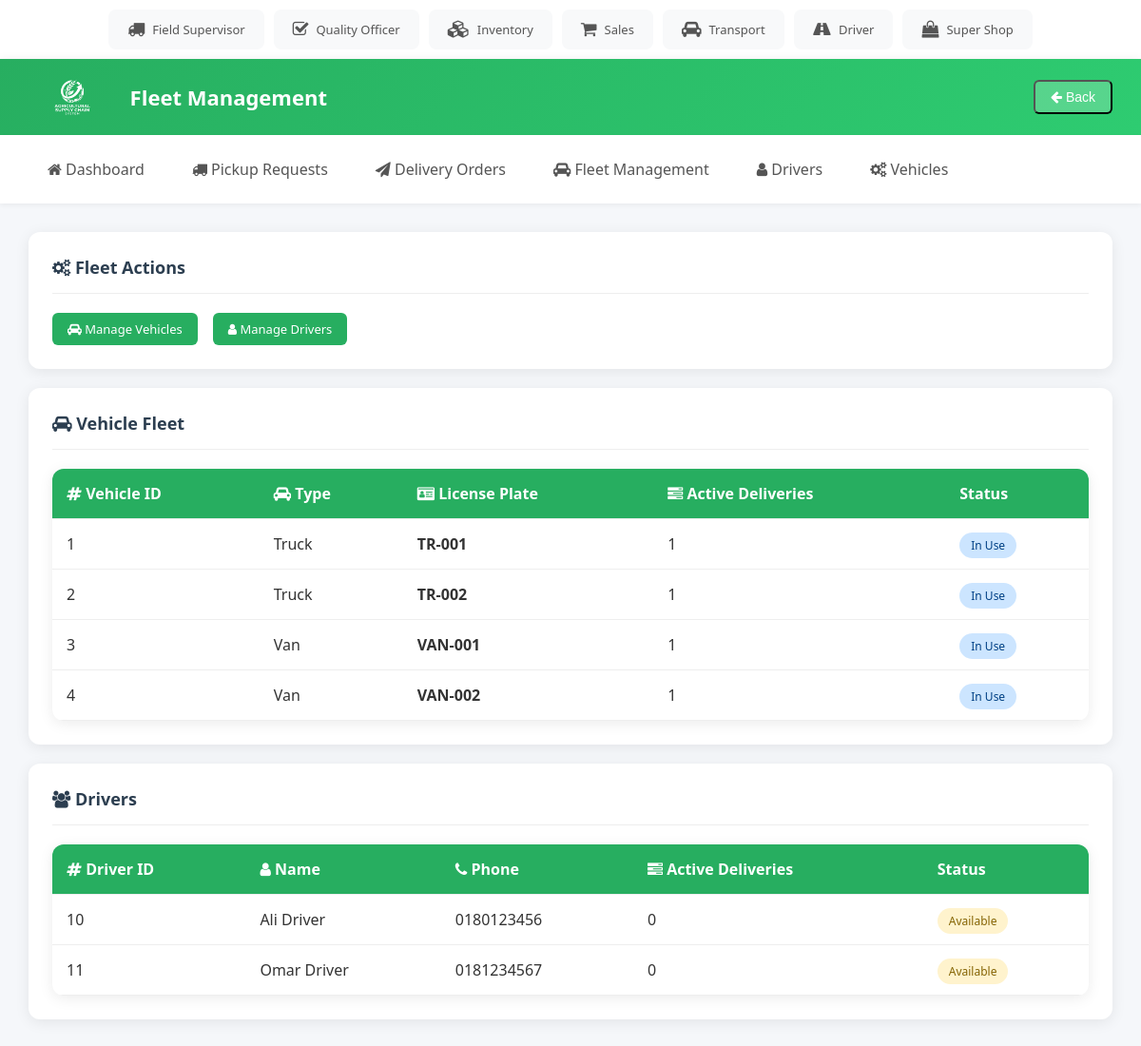
The app's page /transport_manager/fleet_management.php with its own data.
### tables this page shows
CREATE TABLE `Vehicles` (
  `vehicle_id` int(11) NOT NULL,
  `license_plate` varchar(20) DEFAULT NULL,
  `vehicle_type` varchar(50) DEFAULT NULL
);

CREATE TABLE `Users` (
  `user_id` int(11) NOT NULL,
  `username` varchar(50) NOT NULL,
  `password_hash` varchar(255) NOT NULL,
  `full_name` varchar(100) DEFAULT NULL,
  `role` enum('Field Supervisor','Quality Officer','Inventory Manager','Sales Manager','Transport Manager','Driver') NOT NULL,
  `phone` varchar(20) DEFAULT NULL
);

### transport_manager/fleet_management.php (the view, shortened to what this page needs)
<?php
include "../db.php";
$vehicles = $conn->query("SELECT v.vehicle_id, v.license_plate, v.vehicle_type, COUNT(d.delivery_id) AS active_deliveries
    FROM Vehicles v
    LEFT JOIN Deliveries d ON v.vehicle_id=d.vehicle_id AND d.status != 'Completed'
    GROUP BY v.vehicle_id ORDER BY v.license_plate");
$drivers = $conn->query("SELECT u.user_id, u.full_name, u.phone, COUNT(d.delivery_id) AS active_deliveries
    FROM Users u
    LEFT JOIN Deliveries d ON u.user_id=d.driver_id AND d.status != 'Completed'
    WHERE u.role = 'Driver'
    GROUP BY u.user_id ORDER BY u.full_name");
?>
<!DOCTYPE html>
<html lang="en">
  <head>
    <link rel="stylesheet" href="../style.css" />
    <link rel="stylesheet" href="https://cdnjs.cloudflare.com/ajax/libs/font-awesome/4.7.0/css/font-awesome.min.css" />
  </head>
  <body>
    <main>
      <div class="card">
        <div class="card-header">
          <span class="card-title"><i class="fa fa-cogs"></i> Fleet Actions</span>
        </div>
        <div class="card-body" style="display: flex; gap: 1rem; flex-wrap: wrap;">
          <a href="vehicle_list.php" class="btn btn-primary"><i class="fa fa-car"></i> Manage Vehicles</a>
          <a href="driver_list.php" class="btn btn-primary"><i class="fa fa-user"></i> Manage Drivers</a>
        </div>
      </div>
      <div class="card">
        <div class="card-header">
          <span class="card-title"><i class="fa fa-car"></i> Vehicle Fleet</span>
        </div>
        <table>
          <tr>
            <th><i class="fa fa-hashtag"></i> Vehicle ID</th>
            <th><i class="fa fa-car"></i> Type</th>
            <th><i class="fa fa-id-card"></i> License Plate</th>
            <th><i class="fa fa-tasks"></i> Active Deliveries</th>
            <th>Status</th>
          </tr>
          <?php if ($vehicles && $vehicles->num_rows > 0) {
            while ($row = $vehicles->fetch_assoc()) {
              $status = $row['active_deliveries'] > 0 ? 'In Use' : 'Available';
              $status_class = $status == 'In Use' ? 'in-transit' : 'pending';
          ?>
          <tr>
            <td><?php echo $row['vehicle_id']; ?></td>
            <td><?php echo htmlspecialchars($row['vehicle_type']); ?></td>
            <td><strong><?php echo htmlspecialchars($row['license_plate']); ?></strong></td>
            <td><?php echo $row['active_deliveries']; ?></td>
            <td><span class="status <?php echo $status_class; ?>"><?php echo $status; ?></span></td>
          </tr>
          <?php }
          } else {
            echo '<tr><td colspan="5" style="text-align:center; padding:20px;">No vehicles found.</td></tr>';
          } ?>
        </table>
      </div>
      <div class="card">
        <div class="card-header">
          <span class="card-title"><i class="fa fa-users"></i> Drivers</span>
        </div>
        <table>
          <tr>
            <th><i class="fa fa-hashtag"></i> Driver ID</th>
            <th><i class="fa fa-user"></i> Name</th>
            <th><i class="fa fa-phone"></i> Phone</th>
            <th><i class="fa fa-tasks"></i> Active Deliveries</th>
            <th>Status</th>
          </tr>
          <?php if ($drivers && $drivers->num_rows > 0) {
            while ($row = $drivers->fetch_assoc()) {
              $status = $row['active_deliveries'] > 0 ? 'On Duty' : 'Available';
              $status_class = $status == 'On Duty' ? 'in-transit' : 'pending';
          ?>
          <tr>
            <td><?php echo $row['user_id']; ?></td>
            <td><?php echo htmlspecialchars($row['full_name']); ?></td>
            <td><?php echo htmlspecialchars($row['phone'] ?? 'N/A'); ?></td>
            <td><?php echo $row['active_deliveries']; ?></td>
            <td><span class="status <?php echo $status_class; ?>"><?php echo $status; ?></span></td>
          </tr>
          <?php }
          } else {
            echo '<tr><td colspan="5" style="text-align:center; padding:20px;">No drivers found.</td></tr>';
          } ?>
        </table>
      </div>
    </main>
  </body>
</html>

### style.css (style rules this page uses)
* { box-sizing: border-box; }
body { margin: 0; font-family: 'Segoe UI', Tahoma, Geneva, Verdana, sans-serif; background: #f5f7fa; color: #333; }
.topbar { background: white; padding: 10px 20px; display: flex; justify-content: center; box-shadow: 0 2px 10px rgba(0,0,0,0.08); overflow-x: auto; }
.topbar-users { display: flex; gap: 10px; flex-wrap: nowrap; }
.topbar-user { display: flex; align-items: center; gap: 8px; padding: 10px 18px; background: #f8f9fa; border-radius: 8px; text-decoration: none; color: #555; font-size: 13px; font-weight: 500; white-space: nowrap; transition: all 0.3s; border: 2px solid transparent; }
.topbar-user i { font-size: 18px; }
header { background: linear-gradient(135deg, #27ae60, #2ecc71); color: white; padding: 15px 30px; display: flex; align-items: center; justify-content: space-between; box-shadow: 0 2px 10px rgba(0,0,0,0.1); }
header .header-left { display: flex; align-items: center; gap: 15px; }
header .logo { height: 50px; border-radius: 8px; }
header .title { font-size: 22px; font-weight: 600; }
header .back-btn { background: rgba(255,255,255,0.2); color: white; padding: 8px 16px; border-radius: 6px; text-decoration: none; font-size: 14px; transition: background 0.3s; }
nav { background: white; display: flex; gap: 10px; padding: 15px 30px; box-shadow: 0 2px 5px rgba(0,0,0,0.05); }
nav a { color: #555; padding: 10px 20px; text-decoration: none; font-weight: 500; border-radius: 6px; transition: all 0.3s ease; }
main { padding: 30px; }
.card { background: white; border-radius: 12px; padding: 25px; box-shadow: 0 3px 15px rgba(0,0,0,0.08); margin-bottom: 20px; }
.card-header { display: flex; justify-content: space-between; align-items: center; margin-bottom: 20px; padding-bottom: 15px; border-bottom: 1px solid #eee; }
.card-title { font-size: 18px; font-weight: 600; color: #2c3e50; }
table { width: 100%; border-collapse: collapse; background: white; border-radius: 12px; overflow: hidden; box-shadow: 0 3px 15px rgba(0,0,0,0.08); }
th, td { padding: 15px; text-align: left; border-bottom: 1px solid #eee; }
th { background: #27ae60; color: white; font-weight: 600; }
.status { padding: 5px 12px; border-radius: 20px; font-size: 12px; font-weight: 500; }
.status.pending { background: #fff3cd; color: #856404; }
.status.in-transit { background: #cce5ff; color: #004085; }
.btn { padding: 8px 16px; border: none; border-radius: 6px; font-size: 13px; font-weight: 500; cursor: pointer; transition: all 0.3s; text-decoration: none; display: inline-block; }
.btn-primary { background: #27ae60; color: white; }

### records on screen
vehicles: vehicle_id "1", vehicle_type "Truck", license_plate "TR-001", active_deliveries "1", status "In Use"
vehicles: vehicle_id "2", vehicle_type "Truck", license_plate "TR-002", active_deliveries "1", status "In Use"
vehicles: vehicle_id "3", vehicle_type "Van", license_plate "VAN-001", active_deliveries "1", status "In Use"
vehicles: vehicle_id "4", vehicle_type "Van", license_plate "VAN-002", active_deliveries "1", status "In Use"
users: user_id "10", full_name "Ali Driver", phone "0180123456", active_deliveries "0", status "Available"
users: user_id "11", full_name "Omar Driver", phone "0181234567", active_deliveries "0", status "Available"
